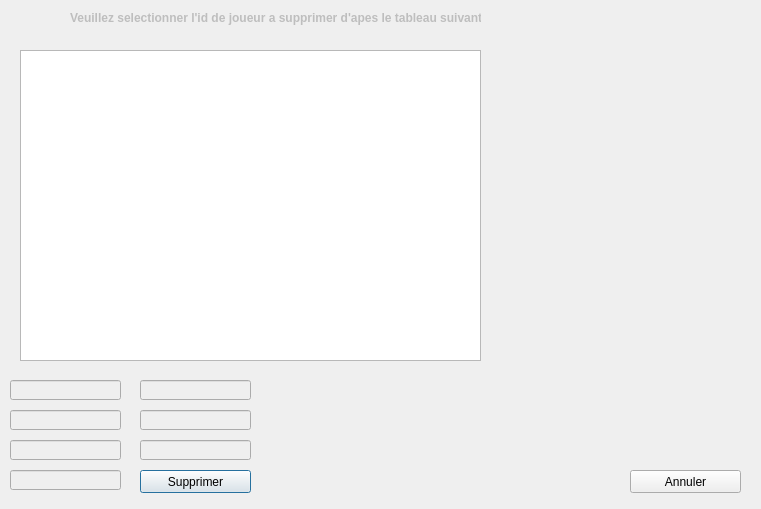
<?xml version="1.0" encoding="UTF-8"?>
<ui version="4.0">
 <class>Supprimer_joueur</class>
 <widget class="QDialog" name="Supprimer_joueur">
  <property name="geometry">
   <rect>
    <x>0</x>
    <y>0</y>
    <width>761</width>
    <height>509</height>
   </rect>
  </property>
  <property name="windowTitle">
   <string>Dialog</string>
  </property>
  <widget class="QTableView" name="afficher_sup">
   <property name="geometry">
    <rect>
     <x>20</x>
     <y>50</y>
     <width>461</width>
     <height>311</height>
    </rect>
   </property>
  </widget>
  <widget class="QPushButton" name="pushButton">
   <property name="geometry">
    <rect>
     <x>140</x>
     <y>470</y>
     <width>111</width>
     <height>23</height>
    </rect>
   </property>
   <property name="text">
    <string>Supprimer</string>
   </property>
  </widget>
  <widget class="QLabel" name="label">
   <property name="enabled">
    <bool>false</bool>
   </property>
   <property name="geometry">
    <rect>
     <x>70</x>
     <y>10</y>
     <width>411</width>
     <height>16</height>
    </rect>
   </property>
   <property name="palette">
    <palette>
     <active>
      <colorrole role="WindowText">
       <brush brushstyle="SolidPattern">
        <color alpha="255">
         <red>255</red>
         <green>0</green>
         <blue>0</blue>
        </color>
       </brush>
      </colorrole>
     </active>
     <inactive>
      <colorrole role="WindowText">
       <brush brushstyle="SolidPattern">
        <color alpha="255">
         <red>255</red>
         <green>0</green>
         <blue>0</blue>
        </color>
       </brush>
      </colorrole>
     </inactive>
     <disabled>
      <colorrole role="WindowText">
       <brush brushstyle="SolidPattern">
        <color alpha="255">
         <red>120</red>
         <green>120</green>
         <blue>120</blue>
        </color>
       </brush>
      </colorrole>
     </disabled>
    </palette>
   </property>
   <property name="font">
    <font>
     <weight>75</weight>
     <bold>true</bold>
     <stylestrategy>PreferDefault</stylestrategy>
     <kerning>true</kerning>
    </font>
   </property>
   <property name="mouseTracking">
    <bool>true</bool>
   </property>
   <property name="focusPolicy">
    <enum>Qt::ClickFocus</enum>
   </property>
   <property name="text">
    <string>Veuillez selectionner l'id de joueur a supprimer d'apes le tableau suivant:</string>
   </property>
  </widget>
  <widget class="QLineEdit" name="id_sup">
   <property name="enabled">
    <bool>false</bool>
   </property>
   <property name="geometry">
    <rect>
     <x>10</x>
     <y>380</y>
     <width>111</width>
     <height>20</height>
    </rect>
   </property>
   <property name="font">
    <font>
     <pointsize>8</pointsize>
     <weight>75</weight>
     <bold>true</bold>
    </font>
   </property>
  </widget>
  <widget class="QLineEdit" name="id_sup_2">
   <property name="enabled">
    <bool>false</bool>
   </property>
   <property name="geometry">
    <rect>
     <x>10</x>
     <y>410</y>
     <width>111</width>
     <height>20</height>
    </rect>
   </property>
   <property name="font">
    <font>
     <pointsize>8</pointsize>
     <weight>75</weight>
     <bold>true</bold>
    </font>
   </property>
  </widget>
  <widget class="QLineEdit" name="id_sup_3">
   <property name="enabled">
    <bool>false</bool>
   </property>
   <property name="geometry">
    <rect>
     <x>10</x>
     <y>440</y>
     <width>111</width>
     <height>20</height>
    </rect>
   </property>
   <property name="font">
    <font>
     <pointsize>8</pointsize>
     <weight>75</weight>
     <bold>true</bold>
    </font>
   </property>
  </widget>
  <widget class="QLineEdit" name="id_sup_4">
   <property name="enabled">
    <bool>false</bool>
   </property>
   <property name="geometry">
    <rect>
     <x>10</x>
     <y>470</y>
     <width>111</width>
     <height>20</height>
    </rect>
   </property>
   <property name="font">
    <font>
     <pointsize>8</pointsize>
     <weight>75</weight>
     <bold>true</bold>
    </font>
   </property>
  </widget>
  <widget class="QLineEdit" name="id_sup_5">
   <property name="enabled">
    <bool>false</bool>
   </property>
   <property name="geometry">
    <rect>
     <x>140</x>
     <y>380</y>
     <width>111</width>
     <height>20</height>
    </rect>
   </property>
   <property name="font">
    <font>
     <pointsize>8</pointsize>
     <weight>75</weight>
     <bold>true</bold>
    </font>
   </property>
  </widget>
  <widget class="QLineEdit" name="id_sup_6">
   <property name="enabled">
    <bool>false</bool>
   </property>
   <property name="geometry">
    <rect>
     <x>140</x>
     <y>410</y>
     <width>111</width>
     <height>20</height>
    </rect>
   </property>
   <property name="font">
    <font>
     <pointsize>8</pointsize>
     <weight>75</weight>
     <bold>true</bold>
    </font>
   </property>
  </widget>
  <widget class="QLineEdit" name="id_sup_7">
   <property name="enabled">
    <bool>false</bool>
   </property>
   <property name="geometry">
    <rect>
     <x>140</x>
     <y>440</y>
     <width>111</width>
     <height>20</height>
    </rect>
   </property>
   <property name="font">
    <font>
     <pointsize>8</pointsize>
     <weight>75</weight>
     <bold>true</bold>
    </font>
   </property>
  </widget>
  <widget class="QLabel" name="label_sup">
   <property name="geometry">
    <rect>
     <x>0</x>
     <y>0</y>
     <width>761</width>
     <height>511</height>
    </rect>
   </property>
   <property name="text">
    <string/>
   </property>
  </widget>
  <widget class="QLabel" name="id_sup_8">
   <property name="geometry">
    <rect>
     <x>530</x>
     <y>60</y>
     <width>191</width>
     <height>291</height>
    </rect>
   </property>
   <property name="text">
    <string/>
   </property>
  </widget>
  <widget class="QPushButton" name="pushButton_2">
   <property name="geometry">
    <rect>
     <x>630</x>
     <y>470</y>
     <width>111</width>
     <height>23</height>
    </rect>
   </property>
   <property name="text">
    <string>Annuler</string>
   </property>
  </widget>
  <zorder>label_sup</zorder>
  <zorder>afficher_sup</zorder>
  <zorder>pushButton</zorder>
  <zorder>label</zorder>
  <zorder>id_sup</zorder>
  <zorder>id_sup_2</zorder>
  <zorder>id_sup_3</zorder>
  <zorder>id_sup_4</zorder>
  <zorder>id_sup_5</zorder>
  <zorder>id_sup_6</zorder>
  <zorder>id_sup_7</zorder>
  <zorder>id_sup_8</zorder>
  <zorder>pushButton_2</zorder>
 </widget>
 <tabstops>
  <tabstop>pushButton</tabstop>
  <tabstop>afficher_sup</tabstop>
  <tabstop>id_sup</tabstop>
  <tabstop>id_sup_2</tabstop>
  <tabstop>id_sup_3</tabstop>
  <tabstop>id_sup_4</tabstop>
  <tabstop>id_sup_5</tabstop>
  <tabstop>id_sup_6</tabstop>
  <tabstop>id_sup_7</tabstop>
 </tabstops>
 <resources/>
 <connections/>
</ui>
